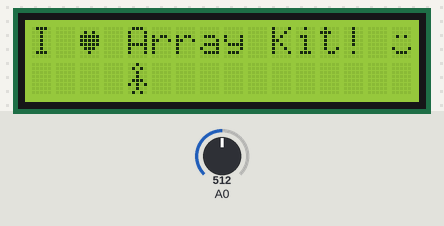
A sketch run on a simulated Arduino Uno, built with avr-gcc and run on an emulated ATmega328P. Parts: 16×2 character LCD. The inputs (shaded band) are chosen by the test bench; at power-on: A0 = 512.

Above: at 0.2 s.
1.4 s: A0 set to 293
3.1 s: A0 set to 273
Timing chart, 0 to 6.1 s (numbered marks = the images above; inputs shaded):
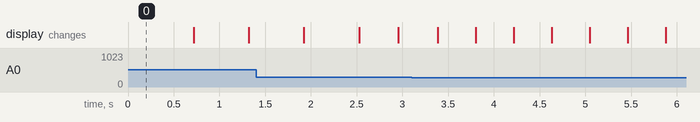

The sketch:

09_05_I2C_1602LCD_CustomCharacters.ino
```cpp
/* Coding Array STARTER Kit for Arduino
 *
 *  CAK Starter Code 09_05_I2C_1602LCD_CustomCharacters
 *
 *  This sketch shows that 1602 LCD uses I2C communication.
 *  Set up a special character or Figure to "I ♥ Array Kit !" and smile on the first line of the LCD.
 *  In the second row, the shape of a person who raises and lowers his or her arms is displayed.
 *  Learn how to indicate that the value of A0 variable resistance is constant.

 *  made by Coding Array
 *  we@codingarray.cc
 */

#include <Wire.h>
#include <LiquidCrystal_I2C.h>

LiquidCrystal_I2C lcd(0x27,16,2);  // Set the LCD I2C address. Use 16 Space 2-line LCD.


//Create special characters
byte heart[8] ={
0b00000,
0b01010,
0b11111,
0b11111,
0b11111,
0b01110,
0b00100,
0b00000
};

byte smiley[8] ={
  0b00000,
  0b00000,
  0b01010,
  0b00000,
  0b00000,
  0b10001,
  0b01110,
  0b00000
};

byte frownie[8] ={
  0b00000,
  0b00000,
  0b01010,
  0b00000,
  0b00000,
  0b00000,
  0b01110,
  0b10001
};

byte armsDown[8] ={
  0b00100,
  0b01010,
  0b00100,
  0b00100,
  0b01110,
  0b10101,
  0b00100,
  0b01010
};

byte armsUp[8] ={
  0b00100,
  0b01010,
  0b00100,
  0b10101,
  0b01110,
  0b00100,
  0b00100,
  0b01010
};


void setup(){
  lcd.init();
  lcd.backlight();                // Turn on the backlight. (lcd.noBacklight() turns off the backlight.)

  //  Define New Characters
lcd.createChar(0,heart);
lcd.createChar(1,smiley);
lcd.createChar(2,frownie);
lcd.createChar(3,armsDown);
lcd.createChar(4,armsUp);

lcd.setCursor(0,0);                 // first line first column


  // Write text to LCD
lcd.print("I ");
lcd.write(byte(0));                           // Use a heart that is stored at 0 bytes.
lcd.print(" Array Kit! ");
lcd.write((byte)1);                           // Use a smiley stored in one byte..

}

void loop(){
int sensorReading = analogRead(A0); // Read the variable resistance value of A0.
int delayTime = map(sensorReading,0,1023,200,1000); // Map resistance values from 200 to 1000
lcd.setCursor(4,1); //Set the cursor to the bottom 5th position
lcd.write(3); // Draw a person with his arm down on number 3.
delay(delayTime); // Delay by variable resistance value
lcd.setCursor(4,1); //Set the cursor to the bottom 5th position
lcd.write(4); // Draw the person with the arm up stored in number 4.
delay(delayTime); // Delay by variable resistance value
}
```
